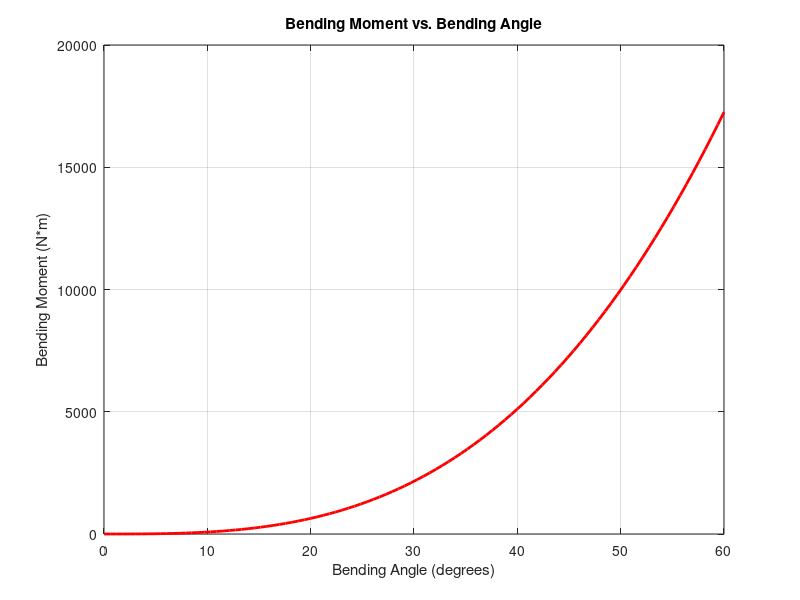

Source code (MATLAB):
% Define the variables
E = 2.1e11; % Elastic modulus of the tape material (in Pa)
R0 = 0.05; % Radius of curvature (in meters)
t = 0.001; % Tape thickness (in meters)
alpha = linspace(0, 60, 100); % Bending angle (in degrees)

% Convert bending angle to radians
alpha_rad = deg2rad(alpha);

% Calculate the second moment of area of the cross-section (assuming a rectangular tape)
% For a rectangular cross-section, I = (t * (R0 + t/2)^3) / 3
I = (t * (R0 + t/2)^3) / 3;

% Calculate the longitudinal beam curvature (kappa) using the formula: kappa = 1 / R0
kappa = 1 / R0;

% Calculate the bending moment (M) for each bending angle
M = E * I * kappa * ((alpha_rad.^3) / 12);

% Plot the bending moment vs. bending angle
figure;
plot(alpha, M,'Color', 'r', 'LineWidth', 2);
xlabel('Bending Angle (degrees)');
ylabel('Bending Moment (N*m)');
title('Bending Moment vs. Bending Angle');
grid on;




